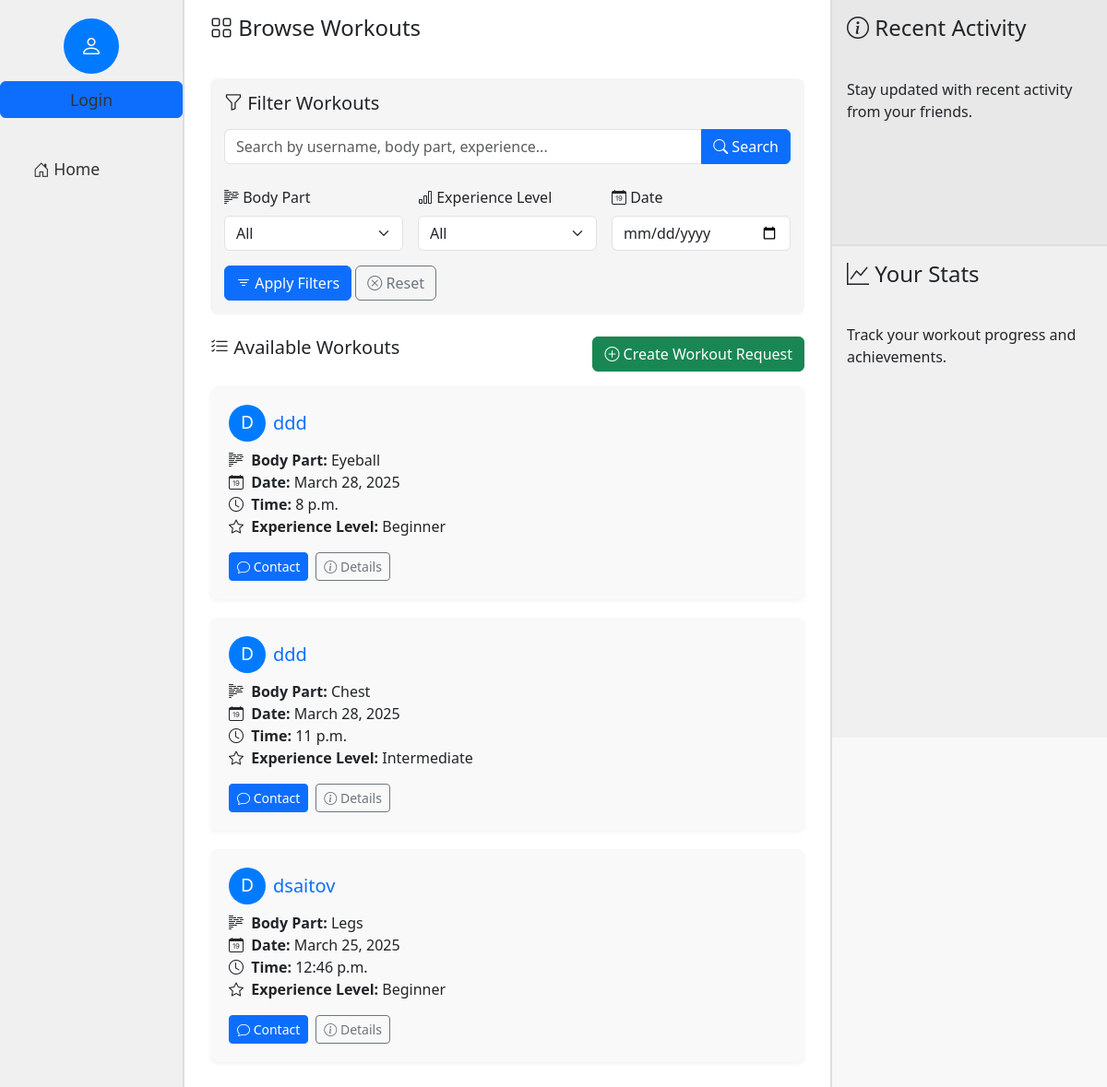
Before: / with the older database file.
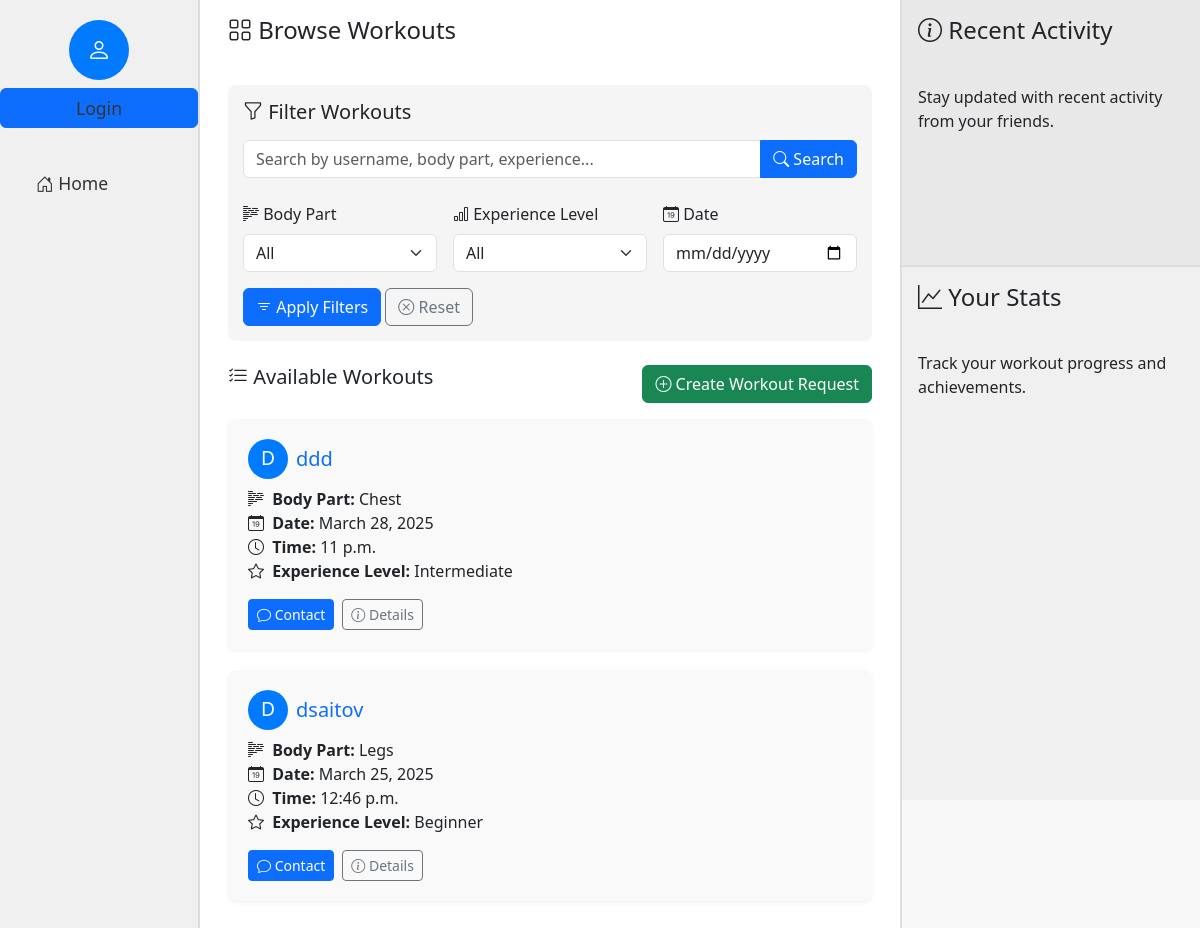
After: the same page with the newer database file.
### main/models.py (models this page shows, shortened)
class WorkoutRequest(models.Model):
    user = models.ForeignKey(settings.AUTH_USER_MODEL, on_delete=models.CASCADE, related_name="workout_requests")
    date = models.DateField()
    time = models.TimeField()
    body_part = models.CharField(max_length=100)
    experience_level = models.CharField(max_length=50, choices=[('Beginner', 'Beginner'), ('Intermediate', 'Intermediate'), ('Advanced', 'Advanced')])
    created_at = models.DateTimeField(auto_now_add=True)

class User(AbstractUser):
    name = models.CharField(max_length=200, null=True)
    email = models.EmailField(unique=True, null=True)
    bio = models.TextField(null=True)
    avatar = models.ImageField(null=True, default="avatar.svg")
    profile_picture = models.ImageField(upload_to='profile_images/', null=True, blank=True)
    groups = models.ManyToManyField(
        'auth.Group',
        related_name='main_user_set',
        blank=True,
        help_text='The groups this user belongs to.',
        verbose_name='groups',
    )
    user_permissions = models.ManyToManyField(
        'auth.Permission',
        related_name='main_user_set',
        blank=True,
        help_text='Specific permissions for this user.',
        verbose_name='user permissions',
    )
    USERNAME_FIELD = 'email'
    REQUIRED_FIELDS = ['username']  # Username is required for AbstractUser
    class Meta:
        app_label = 'main'
        db_table = 'main_user'

### main/views.py (the view)
# urls.py: path('', views.index, name='index'),
def index(request):
    workout_requests = WorkoutRequest.objects.all().order_by('-created_at')
    body_part = request.GET.get('body_part')
    experience_level = request.GET.get('experience_level')
    date = request.GET.get('date')
    search_query = request.GET.get('search')
    if body_part and body_part != 'All':
        workout_requests = workout_requests.filter(body_part=body_part)
    if experience_level and experience_level != 'All':
        workout_requests = workout_requests.filter(experience_level=experience_level)
    if date:
        workout_requests = workout_requests.filter(date=date)
    if search_query:
        workout_requests = workout_requests.filter(
            Q(user__username__icontains=search_query) |
            Q(body_part__icontains=search_query) |
            Q(experience_level__icontains=search_query)
        )
    return render(request, 'index.html', {'workout_requests': workout_requests})

### templates/index.html (shortened to what the changed rows need)
{% extends 'main.html' %}
{% block content %}
<div class="container-fluid">
    <div class="row">
        <div class="col-7 center-column">
            <div class="p-3">
                {% for request in workout_requests %}
                    <div class="workout-card">
                        <div class="d-flex align-items-center mb-2">
                            {% if request.user.profile_picture %}
                                <img src="{{ request.user.profile_picture.url }}" alt="{{ request.user.username }}" class="rounded-circle me-2" style="width: 40px; height: 40px; object-fit: cover;">
                            {% else %}
                                <div class="profile-circle me-2" style="width: 40px; height: 40px; font-size: 1.2rem;">
                                    {{ request.user.username.0|upper }}
                                </div>
                            {% endif %}
                            <h5 class="mb-0">
                                <a href="{% url 'profile' username=request.user.username %}" class="text-decoration-none">
                                    {{ request.user.username }}
                                </a>
                            </h5>
                        </div>
                        <p class="mb-1">
                            <i class="bi bi-body-text me-1"></i> <strong>Body Part:</strong> {{ request.body_part }}<br>
                            <i class="bi bi-calendar-date me-1"></i> <strong>Date:</strong> {{ request.date }}<br>
                            <i class="bi bi-clock me-1"></i> <strong>Time:</strong> {{ request.time }}<br>
                            <i class="bi bi-star me-1"></i> <strong>Experience Level:</strong> {{ request.experience_level }}
                        </p>
                        <div class="d-flex mt-3">
                            {% if request.user == user %}
                                <a href="{% url 'edit_workout_request' workout_id=request.id %}" class="btn btn-sm btn-warning me-2">
                                    <i class="bi bi-pencil"></i> Edit
                                </a>
                                <a href="{% url 'delete_workout_request' workout_id=request.id %}" class="btn btn-sm btn-danger me-2">
                                    <i class="bi bi-trash"></i> Delete
                                </a>
                            {% else %}
                                <a href="{% url 'conversation' username=request.user.username %}" class="btn btn-sm btn-primary me-2">
                                    <i class="bi bi-chat"></i> Contact
                                </a>
                            {% endif %}
                            <button class="btn btn-sm btn-outline-secondary">
                                <i class="bi bi-info-circle"></i> Details
                            </button>
                        </div>
                    </div>
                {% empty %}
                    <div class="text-center py-5">
                        <i class="bi bi-calendar2-x" style="font-size: 3rem; color: #ccc;"></i>
                        <p class="mt-3">No workout requests available.</p>
                        <a href="{% url 'create_workout_request' %}" class="btn btn-primary mt-2">Create your first request</a>
                    </div>
                {% endfor %}
            </div>
        </div>
    </div>
</div>
{% endblock %}

Changed rows visible on the page:
removed WorkoutRequest: user.username.0 "D", user.username "ddd", body_part "Eyeball", date "March 28, 2025", time "8 p.m.", experience_level "Beginner", shows "Contact"
